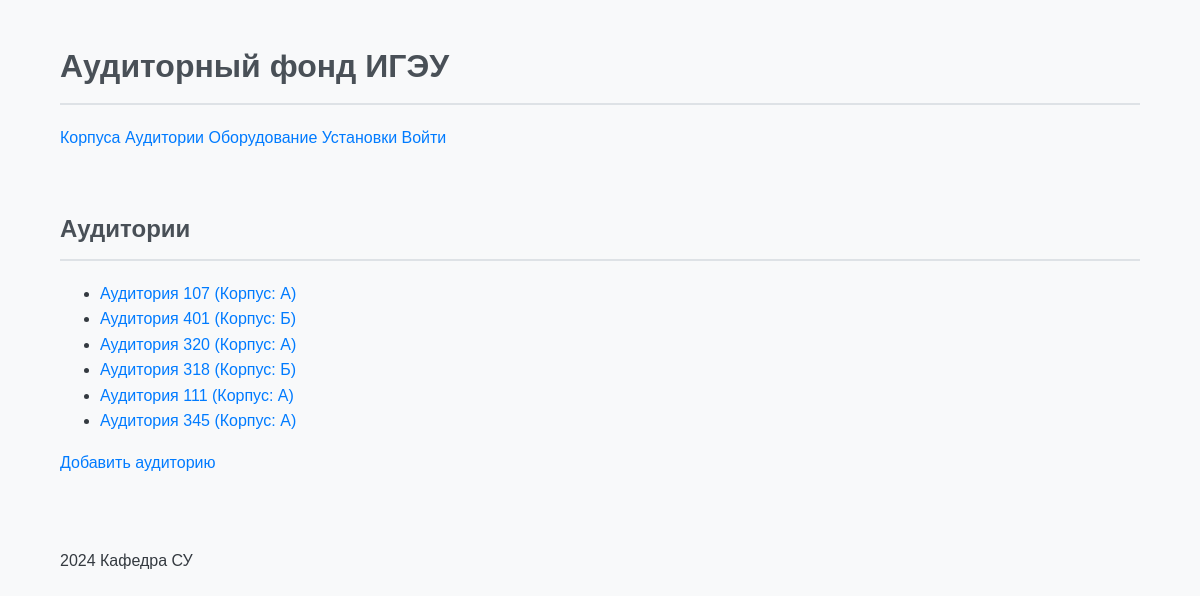
Before: / with the older database file.
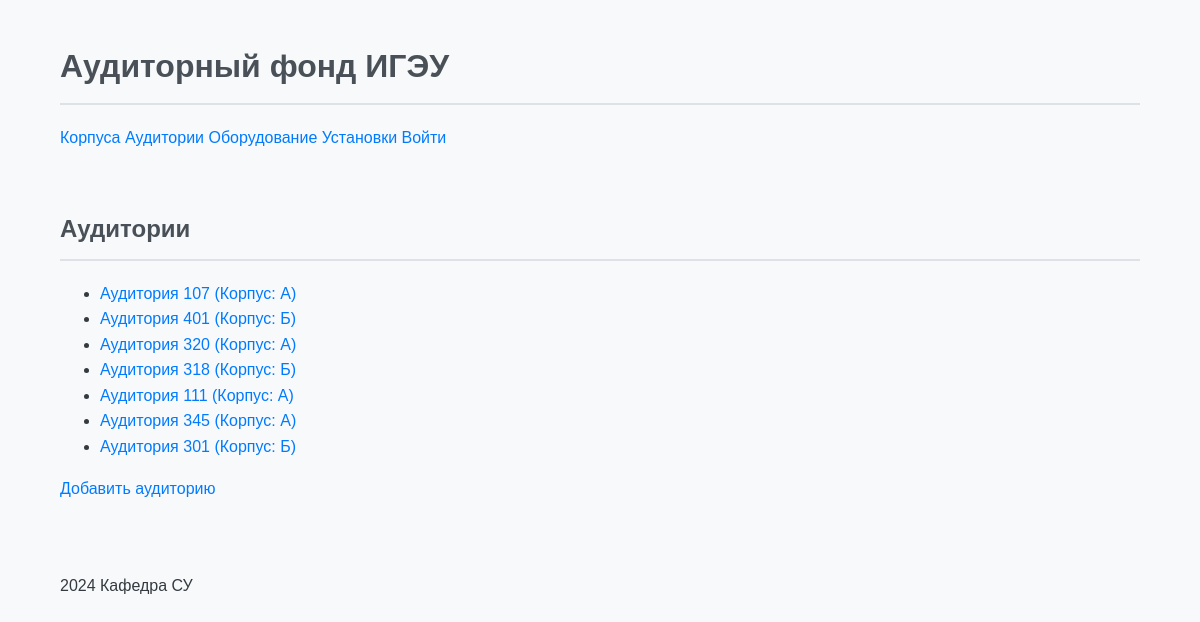
After: the same page with the newer database file.
### classrooms/models.py (models this page shows, shortened)
class Room(models.Model):
    number = models.CharField(max_length=10, verbose_name="Номер аудитории")
    floor = models.IntegerField(verbose_name="Этаж")
    cost = models.DecimalField(max_digits=10, decimal_places=2, verbose_name="Стоимость")
    area = models.DecimalField(max_digits=10, decimal_places=2, verbose_name="Площадь")
    capacity = models.IntegerField(verbose_name="Вместимость")
    campus = models.ForeignKey('Campus', on_delete=models.CASCADE, verbose_name="Корпус")
    room_type = models.ForeignKey('RoomType', on_delete=models.CASCADE, verbose_name="Тип аудитории")
    department = models.ForeignKey('Department', on_delete=models.CASCADE, verbose_name="Факультет")
    photo = models.ImageField(upload_to='rooms/', verbose_name="Фотография", blank=True, null=True)
    name = models.CharField(max_length=100, default="Default Room")
    capacity = models.PositiveIntegerField()

class Campus(models.Model):
    name = models.CharField(max_length=255)
    photo = models.ImageField(upload_to='campus_photos/', blank=True, null=True)

### classrooms/views.py (the view)
# urls.py: path('', RoomHome.as_view(), name='home'),
class RoomHome(DataMixin, ListView):
    model = Room
    template_name = 'rooms/room_list.html'
    context_object_name = 'rooms'
    def get_context_data(self, *, object_list=None, **kwargs):
        context = super().get_context_data(**kwargs)
        auth = self.request.user.is_authenticated  # Проверка авторизации
        c_def = self.get_user_context(title='Список аудиторий', auth=auth)
        return {**context, **c_def}

### classrooms/utils.py (called while the page is built)
    def get_user_context(self, **kwargs):
        context = kwargs
        context['menu'] = menu
        return context

### classrooms/templates/classrooms/room_list.html
{% extends "base_generic.html" %}
{% block content %}
  <h2>Аудитории</h2>
  <ul>
    {% for room in rooms %}
      <li><a href="{% url 'room_detail' room.pk %}">Аудитория {{ room.number }} (Корпус: {{ room.campus.name }})</a></li>
    {% endfor %}
  </ul>
  <p><a href="{% url 'add_room' %}">Добавить аудиторию</a></p>
{% endblock %}

Changed rows visible on the page:
added Room: number "301", campus.name "Б"
